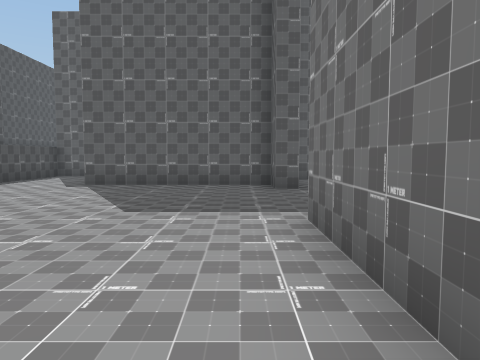
View 1 (above)

23 first-person views from a walk through a Unity game level. The camera is 1.4 m above the floor, tilts 4° down and sees 70° across. The floor is counted in squares, 2 m on a side. Each view is taken from the middle of a square. On the plan, view 1 faces up. The plan holds only what a view shows up to about 11 squares ahead; the rest is blank. The place goes on beyond the plan. The player character is not drawn.

View 2
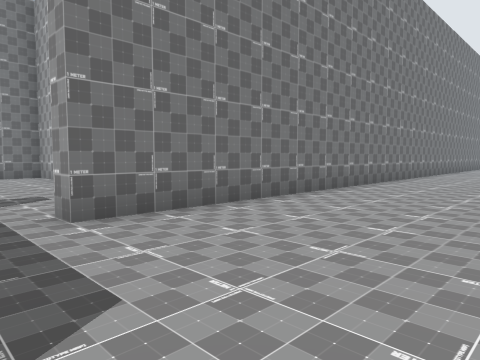

View 3
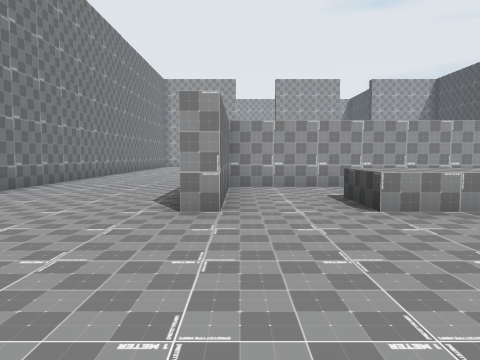

View 4
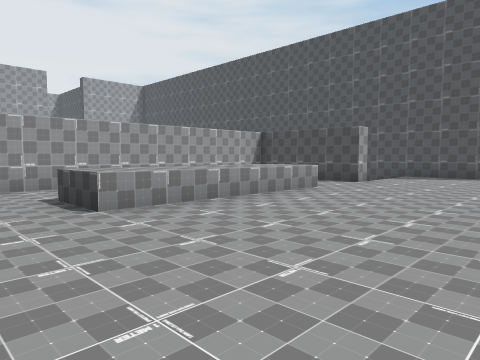

View 5
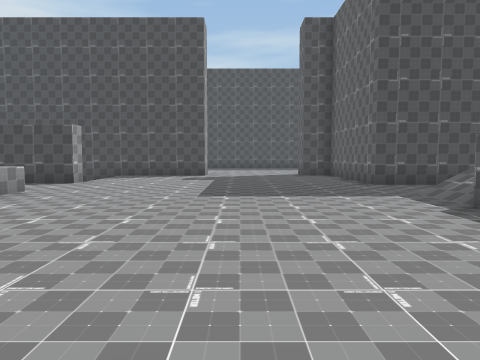

View 6
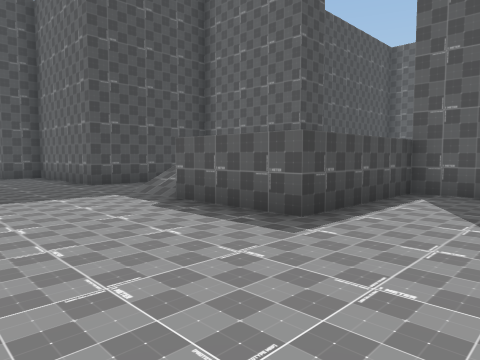

View 7
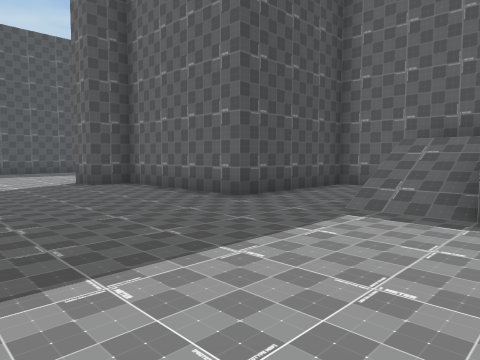

View 8
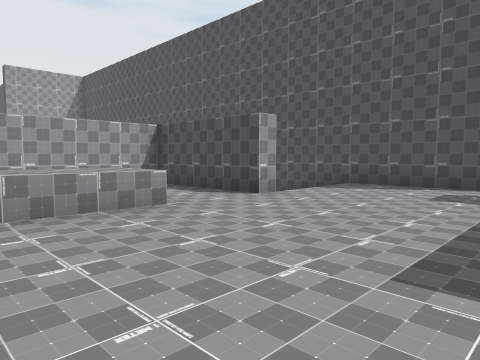

View 9
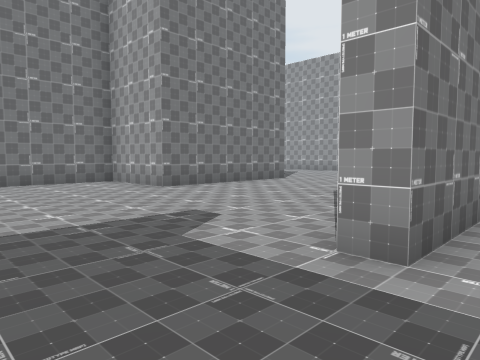

View 10
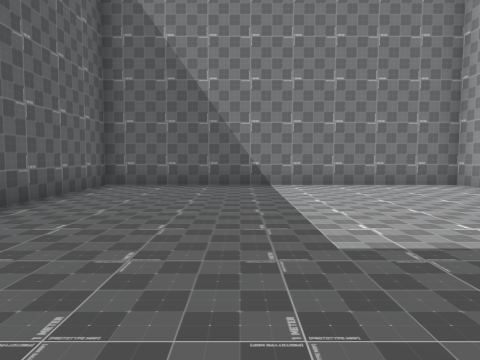

View 11
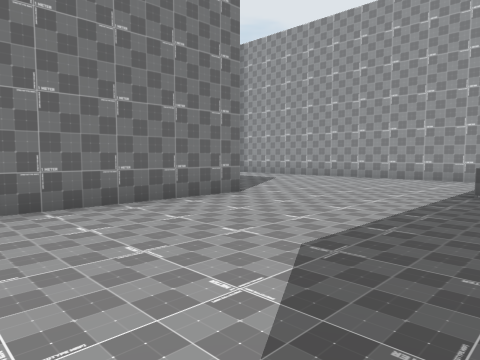

View 12
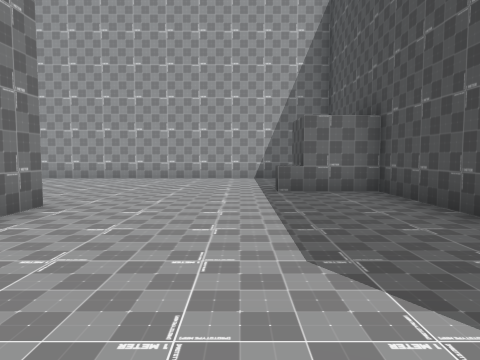

View 13
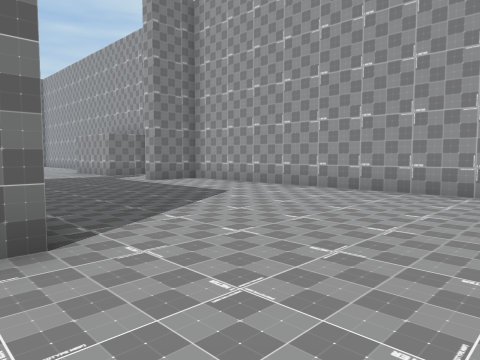

View 14
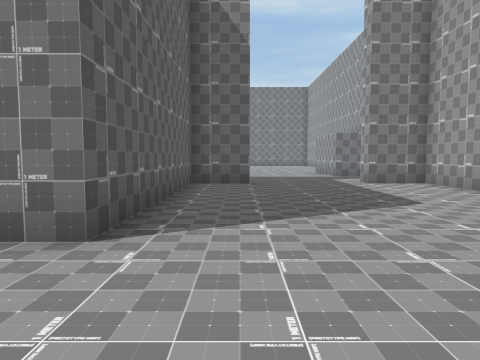

View 15
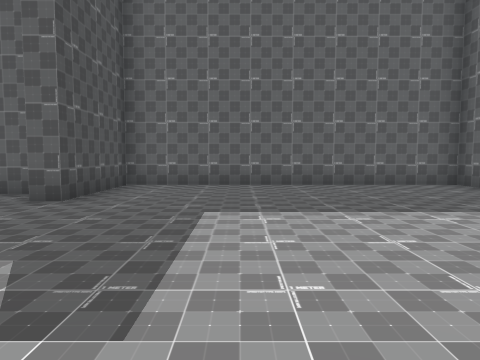

View 16
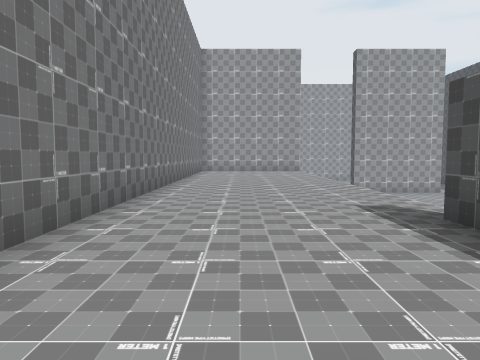

View 17
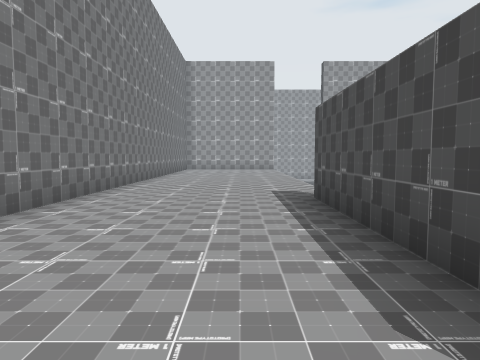

View 18
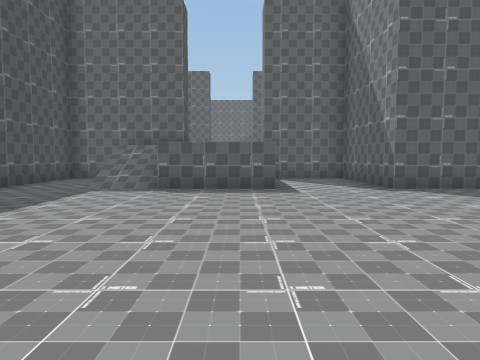

View 19
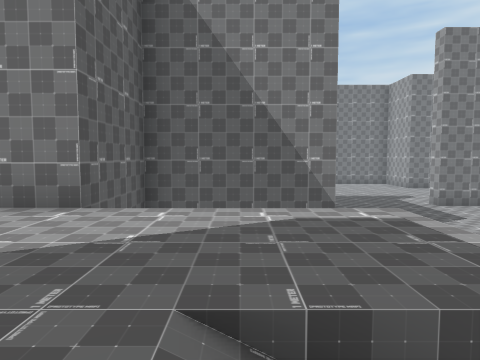

View 20
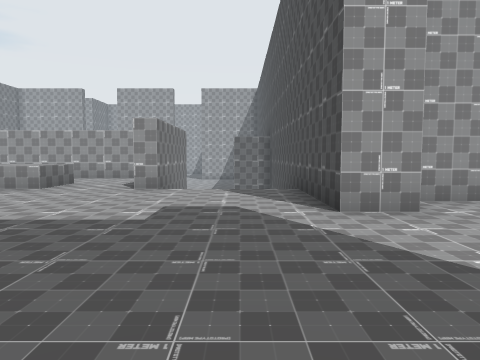

View 21
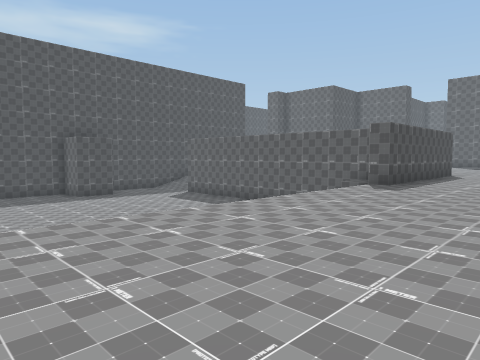

View 22
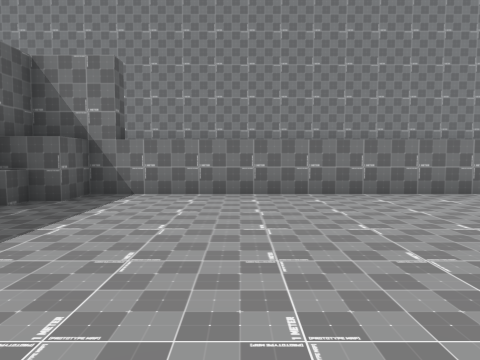

View 23
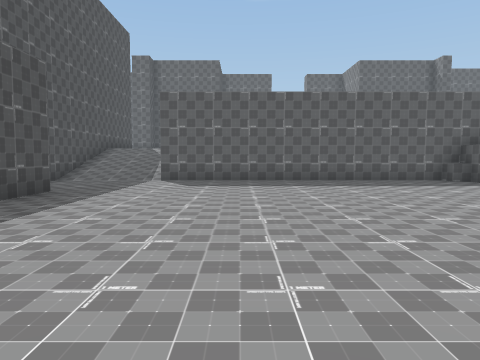

### Floor plan
Key: @ floor where view 1 was taken; # wall or solid block; . main floor; : floor 2 m higher than the main floor; - floor 2 m lower than the main floor; / step, stairs or slope; ^ raised ledge.
Columns run from 18 left of view 1 to 15 right of it. Each row starts with its distance up from view 1.
 12      #####::####
 11      #..::::...#   ##########
 10      #..//::...#   #........#
  9  #####..//::...#####........#
  8  #.................#........#
  7 ............................#
  6 ............................#
  5  ...........................#
  4 ............................#
  3 .#.................#........#
  2 ##.................#........#
  1  #.................#.....####
  0  #/  #..^^^^^..#..@#.....#
 -1  #/  #.........#...#.....#
 -2  #///#...   ...#...#.....#######
 -3  #///###########...#...........#
 -4   ------------#....#...........#.
 -5    ------------....###............
 -6    ------------....##.............
 -7    #-----------....# .............
 -8    ------------....# ..........#
 -9     -----------....#############
-10      -----  ---....#
-11      -----   --....#
-12       ---     -....#
-13        -       ....#

Positions as (right, up) in squares from view 1, and headings:
1: (0, 0), facing up
2: (-3, 5), facing down-right
3: (-4, 5), facing down
4: (-4, 5), facing down-left
5: (-4, 5), facing left
6: (-4, 5), facing up-left
7: (-8, 4), facing up-left
8: (-8, 5), facing down-left
9: (0, 6), facing down-right
10: (1, 7), facing right
11: (2, 2), facing down-right
12: (4, 2), facing down
13: (4, -2), facing down-right
14: (4, -4), facing right
15: (4, 2), facing up
16: (-1, -1), facing down
17: (-2, 1), facing down
18: (-7, 1), facing up
19: (-10, 10), facing right
20: (-15, 8), facing down
21: (0, -13), facing up-left
22: (-10, -7), facing right
23: (-11, -13), facing up
